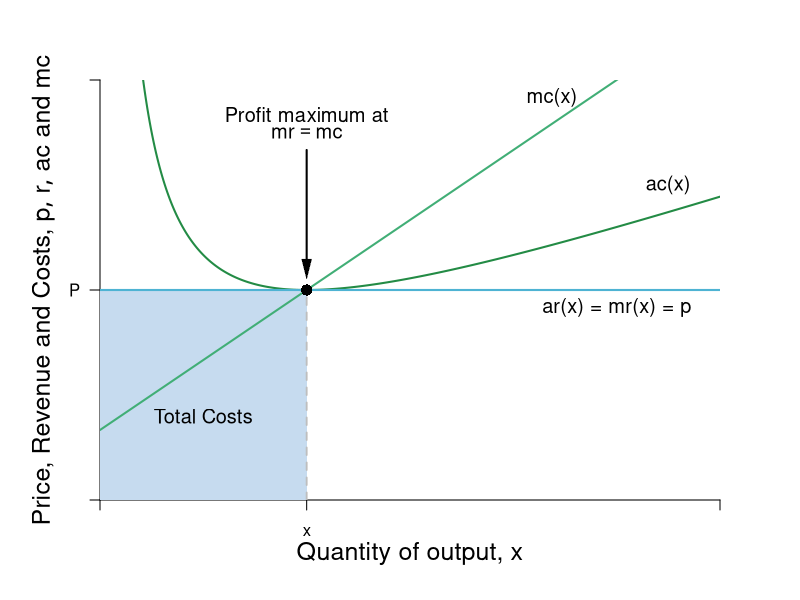

Write the R code that produced this figure.
#Graph Designer: Simon Halliday
#Authors: Bowles, Foley and Halliday
#Title: Coordination, Conflict and Competition: A Text in Microeconomics

require(shape)
pdf(file = "competitionmarkets/perf_comp_costs.pdf", width = 9, height = 7)

#Set parameters for graphics
axislabelsize <- 1.5
labelsize <- 1.2
graphlinewidth <- 2
segmentlinewidth <- 1.8

COL <- c("#7fc97f", "#beaed4", "#fdc086", "#ffff99", "#386cb0", "#f0027f", "#bf5b17", "#666666")
COLA <- c("#e0f3db", "#99d8c9","#66c2a4","#41ae76", "#238b45", "#005824")
COLB <- c("#c6dbef", "#4eb3d3", "#2b8cbe", "#0868ac","#084081")

#Edited the margins to cater for the larger LHS labels
par(mar =  c(5, 5, 4, 4))

AvgRevenue <- function(x, rmax = 12, xmax = 12){
  rmax - (rmax/xmax)*x
}

MRevenue <- function(x, rmax = 12, xmax = 12){
  rmax - 2*(rmax/xmax)*x
}

TotCost <- function(x, c0 = 8, c1 = 2, c2 = 0.5){
  c0 + c1*x + c2*(x^2)
}

AvgCost <- function(x, c0 = 8, c1 = 2, c2 = 0.5){
#  TotCost(x) / x
  c0 / x + c1 + c2*x
}

MCost <- function(x, c0 = 8, c1 = 2, c2 = 0.5){
# deriv(TotCost(x), x)
  c1 + 2*c2*x
}

xlims <- c(0, 12)
ylims <- c(0, 12)

npts <- 501 
x <- seq(xlims[1], xlims[2], length.out = npts)
y <- seq(ylims[1], ylims[2], length.out = npts) 
a <- c(13, 16.75, 19.25)

plot(0, 0, xlim = xlims, ylim = ylims, type = "n",
     xlab = expression(paste("")),
     ylab = expression(paste("")), 
     xaxt = "n", 
     yaxt = "n", 
     cex.lab = axislabelsize, 
     bty = "n",
     xaxs="i", 
     yaxs="i")

# ticksy <- seq(from = ylims[1], to = ylims[2], by = 1)
# ylabels <- seq(from = ylims[1], to = ylims[2], by = 1)
# ticksx <- seq(from = xlims[1], to = xlims[2], by = 1)
# xlabels <- seq(from = xlims[1], to = xlims[2], by = 1)
ticksy <- c(0, 6, NA, ylims[2])
ylabels <- c(NA, expression(paste(P)), NA, NA)
ticksx <- c(0, 4, NA, xlims[2])
xlabels <- c(NA, expression(paste(x)), NA, NA)

axis(1, at = ticksx, pos = 0, labels = xlabels)
axis(2, at = ticksy, pos = 0, labels = ylabels, las = 1)

npts <- 500 
xx1 <- seq(xlims[1], xlims[2], length.out = npts)
xx3 <- seq(2, 6, length.out = npts)

# Draw the polygon for profit
xpoly1 <- c(0, 0, 4, 4, 0)
ypoly1 <- c(0, min(AvgCost(xx1)), min(AvgCost(xx1)), 0, 0)
polygon(x = xpoly1, y = ypoly1, col=COLB[1],density=NULL, border = NA)

#Label the costs
text(2, 0.4*AvgCost(x = 4), expression("Total Costs"), cex = labelsize)

#Draw the polygon for costs

#xpoly2 <- c(0, 4, 4, 0, 0)
#ypoly2 <- c(0, 0, 4, 0, 0)
#polygon(x = xpoly2, y = ypoly2, col=COLB[1], density=NULL, border = NA)

# lines(xx1, bcA(xx1, w = 10, p = 1.5), col = COLB[3], lwd = graphlinewidth)
# lines(xx1, AvgRevenue(xx1, rmax = 12, xmax = 12), col = COLB[5], lwd = graphlinewidth)
# lines(xx1, MRevenue(xx1, rmax = 12, xmax = 12), col = COLB[4], lwd = graphlinewidth)
lines(xx1, AvgCost(xx1), col = COLA[5], lwd = graphlinewidth)
lines(xx1, MCost(xx1), col = COLA[4], lwd = graphlinewidth)

# Label the axes

# text(0.5*(xlims[2]), -1.8, expression(paste("Output, ", x)), xpd = TRUE, cex = axislabelsize) 
mtext(expression(paste("Quantity of output, ", x)), side=1, line = 2.5, cex = axislabelsize)
text(-1.1, 0.5*ylims[2], expression(paste("Price, Revenue and Costs, ", list(p, r, ac), " and ", mc)), xpd = TRUE, cex = axislabelsize, srt = 90) 

#Label curves

text(10, 5.5, expression(paste("ar(x) = mr(x) = p")), cex = labelsize)
text(11, 9, expression(paste("ac(x)")), cex = labelsize)
text(8.75, 11.5, expression(paste("mc(x)")), cex = labelsize)

#Labels cost and profit areas (To be added)


#Draw segments for total costs

segments(0, 6, 4, 6,
         lty = 2, col = "gray" , lwd = segmentlinewidth
         )
segments(4, 0, 4, 6,
         lty = 2, col = "gray" , lwd = segmentlinewidth
)
segments(0, 6, xlims[2], 6,
         lty = 1, col = COLB[2] , lwd = graphlinewidth
)

# Label Points for comparison

points(4, 6, pch = 16, col = "black", cex = 1.5)
# text(3.8, MRevenue(x = 4) - 0.4, expression(i), cex = labelsize)


# points(4, AvgRevenue(x = 4), pch = 16, col = "black", cex = 1.5)
# text(4.2, AvgRevenue(x = 4) + 0.4, expression(h), cex = labelsize)

# Arrows (Labels to be added)

text(4, 11, expression(paste("Profit maximum at")), cex = labelsize)
text(4, 10.5, expression(paste(mr == mc)), cex = labelsize)
shape::Arrows(4, 10, 4, 6.6, col = "black", lty = 1, lwd = 2, arr.type = "triangle", arr.lwd = 0.5)



dev.off()
